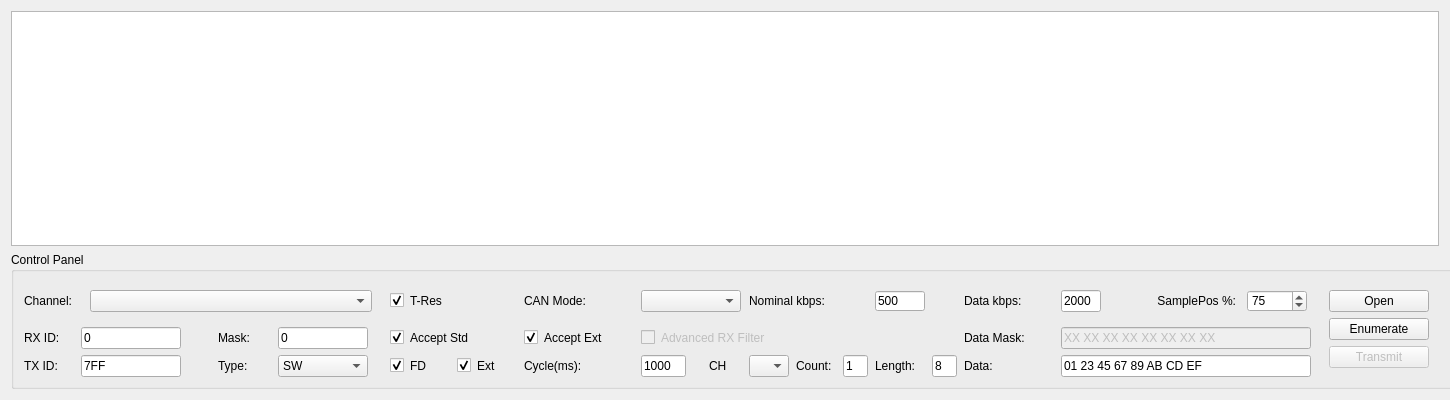
<?xml version="1.0" encoding="UTF-8"?>
<ui version="4.0">
 <class>Widget</class>
 <widget class="QWidget" name="Widget">
  <property name="geometry">
   <rect>
    <x>0</x>
    <y>0</y>
    <width>1450</width>
    <height>400</height>
   </rect>
  </property>
  <property name="minimumSize">
   <size>
    <width>1400</width>
    <height>0</height>
   </size>
  </property>
  <property name="maximumSize">
   <size>
    <width>16777215</width>
    <height>400</height>
   </size>
  </property>
  <property name="windowTitle">
   <string>BUSMUST CAN Analyzer</string>
  </property>
  <layout class="QGridLayout" name="gridLayout">
   <item row="0" column="0">
    <widget class="QTableView" name="msgTableView">
     <property name="minimumSize">
      <size>
       <width>955</width>
       <height>0</height>
      </size>
     </property>
     <property name="maximumSize">
      <size>
       <width>16777215</width>
       <height>300</height>
      </size>
     </property>
     <property name="selectionMode">
      <enum>QAbstractItemView::SingleSelection</enum>
     </property>
     <property name="selectionBehavior">
      <enum>QAbstractItemView::SelectRows</enum>
     </property>
    </widget>
   </item>
   <item row="1" column="0">
    <widget class="QGroupBox" name="groupBox">
     <property name="minimumSize">
      <size>
       <width>1450</width>
       <height>114</height>
      </size>
     </property>
     <property name="maximumSize">
      <size>
       <width>16777215</width>
       <height>16777215</height>
      </size>
     </property>
     <property name="styleSheet">
      <string notr="true">border-color: rgb(0, 0, 0);</string>
     </property>
     <property name="title">
      <string>Control Panel</string>
     </property>
     <layout class="QGridLayout" name="gridLayout_2">
      <item row="0" column="0">
       <widget class="QLabel" name="label">
        <property name="frameShape">
         <enum>QFrame::NoFrame</enum>
        </property>
        <property name="text">
         <string>Channel:</string>
        </property>
        <property name="openExternalLinks">
         <bool>false</bool>
        </property>
       </widget>
      </item>
      <item row="0" column="1" colspan="3">
       <widget class="QWidget" name="widget" native="true">
        <property name="minimumSize">
         <size>
          <width>300</width>
          <height>0</height>
         </size>
        </property>
        <property name="maximumSize">
         <size>
          <width>300</width>
          <height>16777215</height>
         </size>
        </property>
        <layout class="QVBoxLayout" name="verticalLayout_2">
         <item>
          <widget class="MyComboBox" name="channelCombo">
           <property name="minimumSize">
            <size>
             <width>280</width>
             <height>0</height>
            </size>
           </property>
           <property name="maximumSize">
            <size>
             <width>16777215</width>
             <height>16777215</height>
            </size>
           </property>
          </widget>
         </item>
        </layout>
       </widget>
      </item>
      <item row="0" column="4">
       <widget class="QCheckBox" name="tresCheck">
        <property name="text">
         <string>T-Res</string>
        </property>
        <property name="checked">
         <bool>true</bool>
        </property>
       </widget>
      </item>
      <item row="0" column="6">
       <widget class="QLabel" name="label_4">
        <property name="text">
         <string>CAN Mode:</string>
        </property>
       </widget>
      </item>
      <item row="0" column="7" colspan="2">
       <widget class="QComboBox" name="modeCombo">
        <property name="minimumSize">
         <size>
          <width>100</width>
          <height>0</height>
         </size>
        </property>
        <property name="maximumSize">
         <size>
          <width>100</width>
          <height>16777215</height>
         </size>
        </property>
        <property name="maxVisibleItems">
         <number>4</number>
        </property>
       </widget>
      </item>
      <item row="0" column="9" colspan="3">
       <widget class="QLabel" name="label_2">
        <property name="minimumSize">
         <size>
          <width>100</width>
          <height>0</height>
         </size>
        </property>
        <property name="maximumSize">
         <size>
          <width>120</width>
          <height>16777215</height>
         </size>
        </property>
        <property name="text">
         <string>&lt;html&gt;&lt;head/&gt;&lt;body&gt;&lt;p&gt;Nominal kbps:&lt;/p&gt;&lt;/body&gt;&lt;/html&gt;</string>
        </property>
       </widget>
      </item>
      <item row="0" column="12">
       <widget class="QLineEdit" name="nominalBitrateEdit">
        <property name="minimumSize">
         <size>
          <width>30</width>
          <height>0</height>
         </size>
        </property>
        <property name="maximumSize">
         <size>
          <width>50</width>
          <height>20</height>
         </size>
        </property>
        <property name="text">
         <string>500</string>
        </property>
       </widget>
      </item>
      <item row="0" column="15">
       <widget class="QLabel" name="label_6">
        <property name="minimumSize">
         <size>
          <width>90</width>
          <height>0</height>
         </size>
        </property>
        <property name="maximumSize">
         <size>
          <width>90</width>
          <height>16777215</height>
         </size>
        </property>
        <property name="text">
         <string>Data kbps:</string>
        </property>
       </widget>
      </item>
      <item row="0" column="16">
       <widget class="QLineEdit" name="dataBitrateEdit">
        <property name="minimumSize">
         <size>
          <width>40</width>
          <height>0</height>
         </size>
        </property>
        <property name="maximumSize">
         <size>
          <width>40</width>
          <height>16777215</height>
         </size>
        </property>
        <property name="text">
         <string>2000</string>
        </property>
       </widget>
      </item>
      <item row="0" column="17">
       <widget class="QLabel" name="label_7">
        <property name="minimumSize">
         <size>
          <width>120</width>
          <height>0</height>
         </size>
        </property>
        <property name="maximumSize">
         <size>
          <width>120</width>
          <height>16777215</height>
         </size>
        </property>
        <property name="text">
         <string>&lt;html&gt;&lt;head/&gt;&lt;body&gt;&lt;p align=&quot;right&quot;&gt;SamplePos %:&lt;/p&gt;&lt;/body&gt;&lt;/html&gt;</string>
        </property>
       </widget>
      </item>
      <item row="0" column="18">
       <widget class="QSpinBox" name="samplePosSpin">
        <property name="minimumSize">
         <size>
          <width>60</width>
          <height>0</height>
         </size>
        </property>
        <property name="maximumSize">
         <size>
          <width>60</width>
          <height>16777215</height>
         </size>
        </property>
        <property name="minimum">
         <number>50</number>
        </property>
        <property name="maximum">
         <number>90</number>
        </property>
        <property name="singleStep">
         <number>5</number>
        </property>
        <property name="value">
         <number>75</number>
        </property>
       </widget>
      </item>
      <item row="1" column="0">
       <widget class="QLabel" name="label_3">
        <property name="minimumSize">
         <size>
          <width>50</width>
          <height>0</height>
         </size>
        </property>
        <property name="maximumSize">
         <size>
          <width>50</width>
          <height>16777215</height>
         </size>
        </property>
        <property name="text">
         <string>RX ID:</string>
        </property>
       </widget>
      </item>
      <item row="1" column="1">
       <widget class="QLineEdit" name="rxIdEdit">
        <property name="maximumSize">
         <size>
          <width>100</width>
          <height>16777215</height>
         </size>
        </property>
        <property name="text">
         <string>0</string>
        </property>
        <property name="maxLength">
         <number>8</number>
        </property>
       </widget>
      </item>
      <item row="1" column="2">
       <widget class="QLabel" name="label_13">
        <property name="minimumSize">
         <size>
          <width>38</width>
          <height>0</height>
         </size>
        </property>
        <property name="maximumSize">
         <size>
          <width>38</width>
          <height>16777215</height>
         </size>
        </property>
        <property name="text">
         <string>Mask:</string>
        </property>
       </widget>
      </item>
      <item row="1" column="3">
       <widget class="QLineEdit" name="rxMaskEdit">
        <property name="minimumSize">
         <size>
          <width>90</width>
          <height>0</height>
         </size>
        </property>
        <property name="maximumSize">
         <size>
          <width>90</width>
          <height>16777215</height>
         </size>
        </property>
        <property name="text">
         <string>0</string>
        </property>
        <property name="maxLength">
         <number>8</number>
        </property>
       </widget>
      </item>
      <item row="1" column="4" colspan="2">
       <widget class="QCheckBox" name="rxStandardCheck">
        <property name="enabled">
         <bool>true</bool>
        </property>
        <property name="text">
         <string>Accept Std</string>
        </property>
        <property name="checked">
         <bool>true</bool>
        </property>
       </widget>
      </item>
      <item row="1" column="6">
       <widget class="QCheckBox" name="rxExtendedCheck">
        <property name="enabled">
         <bool>true</bool>
        </property>
        <property name="minimumSize">
         <size>
          <width>110</width>
          <height>0</height>
         </size>
        </property>
        <property name="maximumSize">
         <size>
          <width>110</width>
          <height>16777215</height>
         </size>
        </property>
        <property name="text">
         <string>Accept Ext</string>
        </property>
        <property name="checked">
         <bool>true</bool>
        </property>
       </widget>
      </item>
      <item row="1" column="7" colspan="5">
       <widget class="QCheckBox" name="rxAdvancedFilterCheck">
        <property name="enabled">
         <bool>false</bool>
        </property>
        <property name="minimumSize">
         <size>
          <width>200</width>
          <height>0</height>
         </size>
        </property>
        <property name="maximumSize">
         <size>
          <width>200</width>
          <height>16777215</height>
         </size>
        </property>
        <property name="text">
         <string>Advanced RX Filter</string>
        </property>
        <property name="checked">
         <bool>false</bool>
        </property>
       </widget>
      </item>
      <item row="1" column="15">
       <widget class="QLabel" name="label_14">
        <property name="text">
         <string>Data Mask:</string>
        </property>
       </widget>
      </item>
      <item row="1" column="16" colspan="3">
       <widget class="QLineEdit" name="rxDataMaskEdit">
        <property name="enabled">
         <bool>false</bool>
        </property>
        <property name="minimumSize">
         <size>
          <width>250</width>
          <height>0</height>
         </size>
        </property>
        <property name="maximumSize">
         <size>
          <width>200</width>
          <height>16777215</height>
         </size>
        </property>
        <property name="text">
         <string>XX XX XX XX XX XX XX XX</string>
        </property>
        <property name="readOnly">
         <bool>false</bool>
        </property>
        <property name="placeholderText">
         <string>Accepted payload pattern in HEX format</string>
        </property>
       </widget>
      </item>
      <item row="2" column="0">
       <widget class="QLabel" name="label_5">
        <property name="text">
         <string>TX ID:</string>
        </property>
       </widget>
      </item>
      <item row="2" column="1">
       <widget class="QLineEdit" name="txIdEdit">
        <property name="minimumSize">
         <size>
          <width>100</width>
          <height>0</height>
         </size>
        </property>
        <property name="maximumSize">
         <size>
          <width>100</width>
          <height>16777215</height>
         </size>
        </property>
        <property name="text">
         <string>7FF</string>
        </property>
        <property name="maxLength">
         <number>8</number>
        </property>
       </widget>
      </item>
      <item row="2" column="2">
       <widget class="QLabel" name="label_12">
        <property name="text">
         <string>Type:</string>
        </property>
       </widget>
      </item>
      <item row="2" column="3">
       <widget class="QComboBox" name="txTypeCombo">
        <property name="enabled">
         <bool>true</bool>
        </property>
        <property name="minimumSize">
         <size>
          <width>90</width>
          <height>0</height>
         </size>
        </property>
        <property name="maximumSize">
         <size>
          <width>90</width>
          <height>16777215</height>
         </size>
        </property>
        <item>
         <property name="text">
          <string>SW</string>
         </property>
        </item>
       </widget>
      </item>
      <item row="2" column="4">
       <widget class="QCheckBox" name="txFdCheck">
        <property name="maximumSize">
         <size>
          <width>60</width>
          <height>16777215</height>
         </size>
        </property>
        <property name="text">
         <string>FD</string>
        </property>
        <property name="checked">
         <bool>true</bool>
        </property>
       </widget>
      </item>
      <item row="2" column="5">
       <widget class="QCheckBox" name="txExtendedCheck">
        <property name="minimumSize">
         <size>
          <width>60</width>
          <height>0</height>
         </size>
        </property>
        <property name="maximumSize">
         <size>
          <width>60</width>
          <height>16777215</height>
         </size>
        </property>
        <property name="text">
         <string>Ext</string>
        </property>
        <property name="checked">
         <bool>true</bool>
        </property>
       </widget>
      </item>
      <item row="2" column="6">
       <widget class="QLabel" name="label_9">
        <property name="text">
         <string>Cycle(ms):</string>
        </property>
       </widget>
      </item>
      <item row="2" column="7">
       <widget class="QLineEdit" name="txCycleEdit">
        <property name="minimumSize">
         <size>
          <width>45</width>
          <height>0</height>
         </size>
        </property>
        <property name="maximumSize">
         <size>
          <width>45</width>
          <height>16777215</height>
         </size>
        </property>
        <property name="text">
         <string>1000</string>
        </property>
        <property name="placeholderText">
         <string/>
        </property>
       </widget>
      </item>
      <item row="2" column="8">
       <widget class="QLabel" name="label_15">
        <property name="minimumSize">
         <size>
          <width>25</width>
          <height>0</height>
         </size>
        </property>
        <property name="maximumSize">
         <size>
          <width>25</width>
          <height>16777215</height>
         </size>
        </property>
        <property name="text">
         <string>&lt;html&gt;&lt;head/&gt;&lt;body&gt;&lt;p&gt;CH&lt;/p&gt;&lt;/body&gt;&lt;/html&gt;</string>
        </property>
       </widget>
      </item>
      <item row="2" column="9">
       <widget class="QComboBox" name="txChannelCombo">
        <property name="maximumSize">
         <size>
          <width>40</width>
          <height>16777215</height>
         </size>
        </property>
       </widget>
      </item>
      <item row="2" column="10">
       <widget class="QLabel" name="label_11">
        <property name="maximumSize">
         <size>
          <width>40</width>
          <height>16777215</height>
         </size>
        </property>
        <property name="text">
         <string>Count:</string>
        </property>
       </widget>
      </item>
      <item row="2" column="11">
       <widget class="QLineEdit" name="txCountEdit">
        <property name="maximumSize">
         <size>
          <width>25</width>
          <height>16777215</height>
         </size>
        </property>
        <property name="text">
         <string>1</string>
        </property>
       </widget>
      </item>
      <item row="2" column="14">
       <widget class="QLineEdit" name="txLengthEdit">
        <property name="maximumSize">
         <size>
          <width>25</width>
          <height>16777215</height>
         </size>
        </property>
        <property name="text">
         <string>8</string>
        </property>
        <property name="maxLength">
         <number>2</number>
        </property>
       </widget>
      </item>
      <item row="2" column="15">
       <widget class="QLabel" name="label_10">
        <property name="text">
         <string>Data:</string>
        </property>
       </widget>
      </item>
      <item row="2" column="16" colspan="3">
       <widget class="QLineEdit" name="txDataEdit">
        <property name="minimumSize">
         <size>
          <width>250</width>
          <height>0</height>
         </size>
        </property>
        <property name="maximumSize">
         <size>
          <width>200</width>
          <height>16777215</height>
         </size>
        </property>
        <property name="text">
         <string>01 23 45 67 89 AB CD EF</string>
        </property>
       </widget>
      </item>
      <item row="2" column="12">
       <widget class="QLabel" name="label_8">
        <property name="maximumSize">
         <size>
          <width>50</width>
          <height>16777215</height>
         </size>
        </property>
        <property name="text">
         <string>Length:</string>
        </property>
       </widget>
      </item>
      <item row="0" column="19" rowspan="3">
       <widget class="QWidget" name="widget" native="true">
        <property name="minimumSize">
         <size>
          <width>100</width>
          <height>0</height>
         </size>
        </property>
        <property name="maximumSize">
         <size>
          <width>120</width>
          <height>16777215</height>
         </size>
        </property>
        <layout class="QVBoxLayout" name="verticalLayout">
         <item>
          <widget class="QPushButton" name="openButton">
           <property name="minimumSize">
            <size>
             <width>0</width>
             <height>0</height>
            </size>
           </property>
           <property name="maximumSize">
            <size>
             <width>100</width>
             <height>16777215</height>
            </size>
           </property>
           <property name="text">
            <string>Open</string>
           </property>
           <property name="checkable">
            <bool>true</bool>
           </property>
          </widget>
         </item>
         <item>
          <widget class="QPushButton" name="enumerateButton">
           <property name="minimumSize">
            <size>
             <width>0</width>
             <height>0</height>
            </size>
           </property>
           <property name="maximumSize">
            <size>
             <width>100</width>
             <height>16777215</height>
            </size>
           </property>
           <property name="text">
            <string>Enumerate</string>
           </property>
          </widget>
         </item>
         <item>
          <widget class="QPushButton" name="txButton">
           <property name="enabled">
            <bool>false</bool>
           </property>
           <property name="minimumSize">
            <size>
             <width>80</width>
             <height>0</height>
            </size>
           </property>
           <property name="maximumSize">
            <size>
             <width>100</width>
             <height>16777215</height>
            </size>
           </property>
           <property name="text">
            <string>Transmit</string>
           </property>
           <property name="checkable">
            <bool>true</bool>
           </property>
          </widget>
         </item>
        </layout>
       </widget>
      </item>
     </layout>
    </widget>
   </item>
  </layout>
 </widget>
 <customwidgets>
  <customwidget>
   <class>MyComboBox</class>
   <extends>QComboBox</extends>
   <header location="global">mycombobox.h</header>
  </customwidget>
 </customwidgets>
 <resources/>
 <connections/>
</ui>
